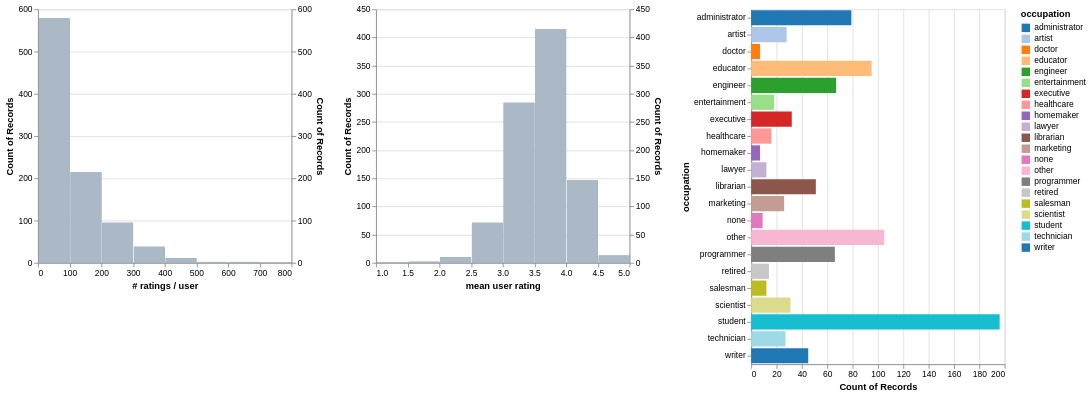

Source (notebook cell):
### Markdown cell above
visualisasi dataset rating

### Code cell
occupation_filter = alt.selection_multi(fields=["occupation"])
occupation_chart = alt.Chart().mark_bar().encode(
  x="count()",
  y=alt.Y("occupation:N"),
  color=alt.condition(
    occupation_filter,
    alt.Color("occupation:N", scale=alt.Scale(scheme='category20')),
    alt.value("lightgray"))
).add_selection(occupation_filter)

# Aggregate ratings data per user
users_ratings = ratings.groupby('user_id').agg(
    rating_count=('rating', 'count'),
    rating_mean=('rating', 'mean')
).reset_index()

# Merge with users DataFrame to get occupation
users_ratings = pd.merge(users_ratings, users[['user_id', 'occupation']], on='user_id', how='left')

alt.hconcat(
  filtered_hist('rating_count','# ratings / user', occupation_filter),
  filtered_hist('rating_mean','mean user rating', occupation_filter),
  occupation_chart,
  data=users_ratings)

### Figure 1 — Vega-Lite specification as saved in the notebook (floating-point values rounded to 4 significant figures; data arrays with more than 128 entries replaced by an {"elided": "..."} marker saying what was removed)
{"config": {"view": {"continuousWidth": 300, "continuousHeight": 300}}, "hconcat": [{"layer": [{"mark": {"type": "bar"}, "encoding": {"x": {"bin": {"maxbins": 10}, "field": "rating_count", "title": "# ratings / user", "type": "quantitative"}, "y": {"aggregate": "count", "type": "quantitative"}}, "transform": [{"filter": {"param": "param_3"}}]}, {"mark": {"type": "bar"}, "encoding": {"color": {"value": "lightgray"}, "opacity": {"value": 0.7}, "x": {"bin": {"maxbins": 10}, "field": "rating_count", "title": "# ratings / user", "type": "quantitative"}, "y": {"aggregate": "count", "type": "quantitative"}}}], "resolve": {"scale": {"y": "independent"}}, "width": 300}, {"layer": [{"mark": {"type": "bar"}, "encoding": {"x": {"bin": {"maxbins": 10}, "field": "rating_mean", "title": "mean user rating", "type": "quantitative"}, "y": {"aggregate": "count", "type": "quantitative"}}, "transform": [{"filter": {"param": "param_3"}}]}, {"mark": {"type": "bar"}, "encoding": {"color": {"value": "lightgray"}, "opacity": {"value": 0.7}, "x": {"bin": {"maxbins": 10}, "field": "rating_mean", "title": "mean user rating", "type": "quantitative"}, "y": {"aggregate": "count", "type": "quantitative"}}}], "resolve": {"scale": {"y": "independent"}}, "width": 300}, {"mark": {"type": "bar"}, "encoding": {"color": {"condition": {"param": "param_3", "field": "occupation", "scale": {"scheme": "category20"}, "type": "nominal"}, "value": "lightgray"}, "x": {"aggregate": "count", "type": "quantitative"}, "y": {"field": "occupation", "type": "nominal"}}, "name": "view_1"}], "data": {"name": "data-2a26f8606ffd036217ffe7d11aded937"}, "params": [{"name": "param_3", "select": {"type": "point", "fields": ["occupation"]}, "views": ["view_1"]}], "$schema": "https://vega.github.io/schema/vega-lite/v5.20.1.json", "datasets": {"data-2a26f8606ffd036217ffe7d11aded937": {"elided": "943 records"}}}
